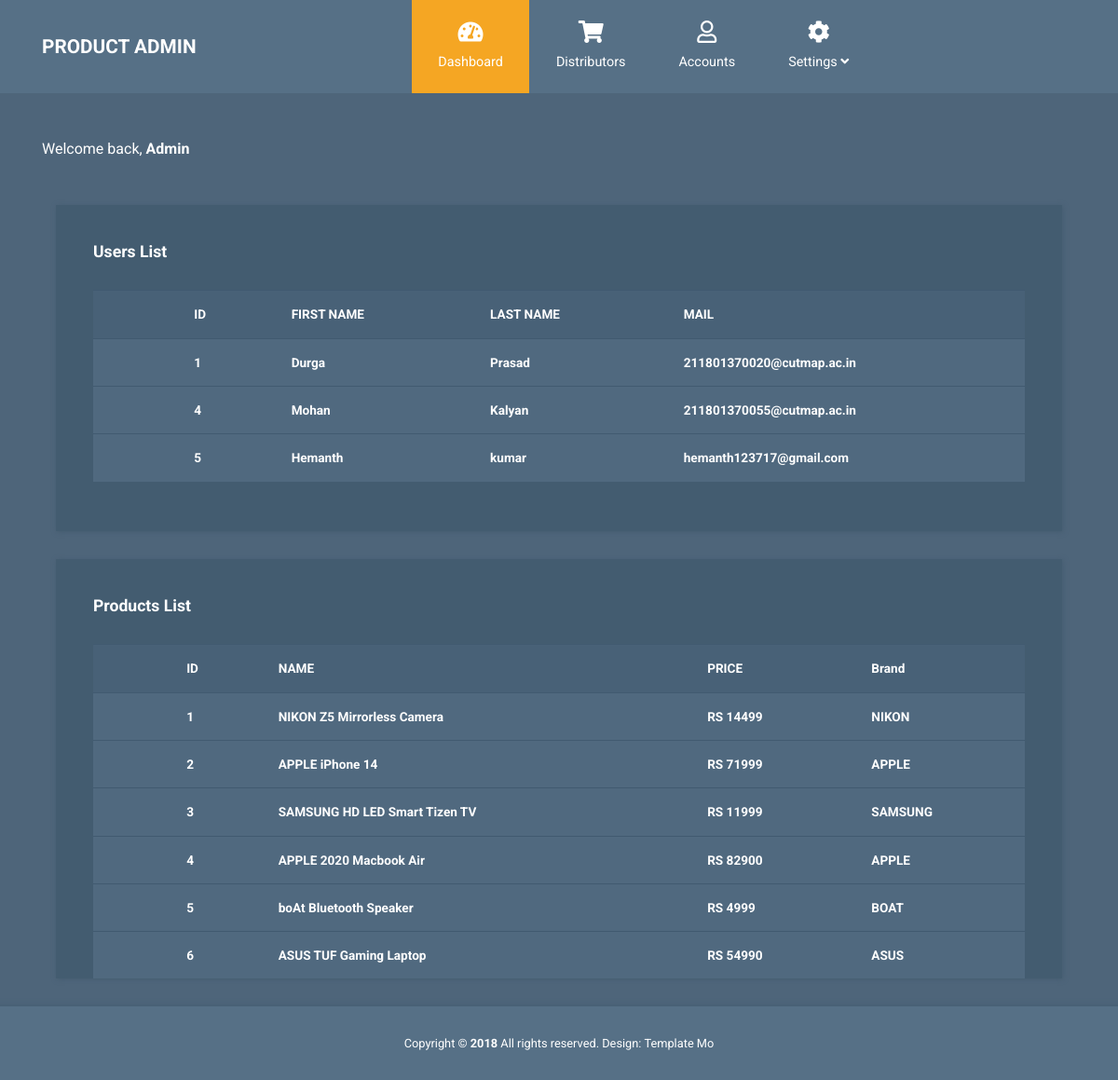
Screenshot of /Admin/index.php with the database file from the repository.
### tables this page shows
CREATE TABLE `logindetails` (
  `id` int(20) NOT NULL,
  `fname` varchar(50) NOT NULL,
  `lname` varchar(50) NOT NULL,
  `mail` varchar(100) NOT NULL,
  `password` varchar(100) NOT NULL
);

CREATE TABLE `products` (
  `id` int(20) NOT NULL,
  `name` varchar(200) NOT NULL,
  `price` double(20,0) NOT NULL,
  `brandname` varchar(100) NOT NULL,
  `image` blob NOT NULL,
  `description` text NOT NULL,
  `featured` tinyint(10) NOT NULL
);

### Admin/index.php (the view, shortened to what this page needs)
<?php
    $con = mysqli_connect("localhost","root","","AWPEcommerce");
    $query = "SELECT * FROM products";
    $featured = $con->query($query);
    $uquery = "SELECT * FROM logindetails";
    $udetails = $con->query($uquery);
?>
<!DOCTYPE html>
<html lang="en">
<head>
    <link rel="stylesheet" href="css/fontawesome.min.css">
    <link rel="stylesheet" href="css/bootstrap.min.css">
    <link rel="stylesheet" href="css/templatemo-style.css">
</head>
<body id="reportsPage">
    <div class="" id="home">
        <nav class="navbar navbar-expand-xl">
            <div class="container h-100">
                <a class="navbar-brand" href="index.php">
                    <h1 class="tm-site-title mb-0">Product Admin</h1>
                </a>
                <div class="collapse navbar-collapse" id="navbarSupportedContent">
                    <ul class="navbar-nav mx-auto h-100">
                        <li class="nav-item">
                            <a class="nav-link active" href="#">
                                <i class="fas fa-tachometer-alt"></i>
                                Dashboard
                            </a>
                        </li>
                        <li class="nav-item">
                            <a class="nav-link" href="distributors.php">
                                <i class="fas fa-shopping-cart"></i>
                                Distributors
                            </a>
                        </li>
                        <li class="nav-item">
                            <a class="nav-link" href="accounts.php">
                                <i class="far fa-user"></i>
                                Accounts
                            </a>
                        </li>
                        <li class="nav-item dropdown">
                            <a class="nav-link dropdown-toggle" href="#" id="navbarDropdown" role="button" data-toggle="dropdown"
                                aria-haspopup="true" aria-expanded="false">
                                <i class="fas fa-cog"></i>
                                <span>
                                    Settings <i class="fas fa-angle-down"></i>
                                </span>
                            </a>
                        </li>
                    </ul>
                </div>
            </div>
        </nav>
        <div class="container">
            <div class="row">
                <div class="col">
                    <p class="text-white mt-5 mb-5">Welcome back, <b>Admin</b></p>
                </div>
            </div>
                <div class="col-12 tm-block-col">
                    <div class="tm-bg-primary-dark tm-block tm-block-taller tm-block-scroll">
                        <h2 class="tm-block-title">Users List</h2>
                        <table class="table">
                            <thead>
                                <tr>
                                    <th scope="row"><b></b></th>
                                    <th scope="col">ID</th>
                                    <th scope="col">FIRST NAME</th>
                                    <th scope="col">LAST NAME</th>
                                    <th scope="col">MAIL</th>
                                </tr>
                            </thead>
                            <tbody>
                                <?php
                                    while($res = mysqli_fetch_assoc($udetails)):
                                ?>
                                <tr>
                                    <th scope="row"><b></b></th>
                                    <td><b><?= $res['id'];?></b></td>
                                    <td><b><?= $res['fname'];?></b></td>
                                    <td><b><?= $res['lname'];?></b></td>
                                    <td><b><?= $res['mail'];?></b></td>
                                </tr>
                                <?php endwhile; ?>
                            </tbody>
                        </table>
                    </div>
                </div>
                <div class="col-12 tm-block-col">
                    <div class="tm-bg-primary-dark tm-block tm-block-taller tm-block-scroll">
                        <h2 class="tm-block-title">Products List</h2>
                        <table class="table">
                            <thead>
                                <tr>
                                    <th scope="row"><b></b></th>
                                    <th scope="col">ID</th>
                                    <th scope="col">NAME</th>
                                    <th scope="col">PRICE</th>
                                    <th scope="col">Brand</th>
                                </tr>
                            </thead>
                            <tbody>
                                <?php
                                    while($product = mysqli_fetch_assoc($featured)):
                                ?>
                                <tr>
                                    <th scope="row"><b></b></th>
                                    <td><b><?= $product['id'];?></b></td>
                                    <td><b><?= $product['name'];?></b></td>
                                    <td><b>RS <?= $product['price'];?></b></td>
                                    <td><b><?= $product['brandname'];?></b></td>
                                </tr>
                                <?php endwhile; ?>
                            </tbody>
                        </table>
                    </div>
                </div>
            </div>
        </div>
        <footer class="tm-footer row tm-mt-small">
            <div class="col-12 font-weight-light">
                <p class="text-center text-white mb-0 px-4 small">
                    Copyright &copy; <b>2018</b> All rights reserved.
                    Design: <a rel="nofollow noopener" href="https://templatemo.com" class="tm-footer-link">Template Mo</a>
                </p>
            </div>
        </footer>
</body>
</html>

### Admin/css/templatemo-style.css (style rules this page uses)
html { font-size: 16px; overflow-x: hidden; }
body { font-family: Roboto, Helvetica, Arial, sans-serif; background-color: #4e657a; overflow-x: hidden; }
a { transition: all 0.3s ease; }
.navbar-brand { display: flex; align-items: center; }
.tm-site-title { display: inline-block; text-transform: uppercase; font-size: 1.3rem; font-weight: 700; color: #fff; }
.navbar { height: 100px; background-color: #567086; padding: 0; }
.navbar .container { position: relative; }
.tm-mt-small { margin-top: 20px; }
.tm-block-col { margin-bottom: 30px; }
.tm-block { padding: 40px; -webkit-box-shadow: 1px 1px 5px 0 #455c71; -moz-box-shadow: 1px 1px 5px 0 #455c71; box-shadow: 1px 1px 5px 0 #455c71; min-height: 350px; height: 100%; max-height: 450px; }
.tm-block-scroll { overflow-y: scroll; }
.tm-block-title { font-size: 1.1rem; font-weight: 700; color: #fff; margin-bottom: 30px; }
.nav-link { color: #fff; height: 100%; display: flex; align-items: center; justify-content: center; flex-direction: column; font-size: 90%; }
.nav-link > i { margin-bottom: 10px; margin-right: 0; font-size: 1.5rem; }
.dropdown-item, .nav-link { padding: 15px 20px; }
.navbar-nav .active > .nav-link, .navbar-nav .nav-link.active { background-color: #f5a623; color: #fff; }
.navbar-nav .nav-link.active i { color: #fff; }
.nav-item { text-align: center; }
.nav-item:last-child { margin-right: 0; }
.dropdown-toggle::after { display: none; }
.table { background-color: #50697f; color: #fff; font-size: 85%; margin-bottom: 0; }
thead { background-color: #486177; color: #fff; }
.table thead th { border-bottom: 0; }
.table td, .table th { border-top: 1px solid #415a70; padding: 15px 25px; vertical-align: middle; }
.tm-bg-primary-dark { background-color: #435c70; }
.tm-footer { background-color: #567086; padding-top: 30px; padding-bottom: 30px; -webkit-box-shadow: 0 -3px 5px 0 rgba(69, 92, 113, 0.59); -moz-box-shadow: 0 -3px 5px 0 rgba(69, 92, 113, 0.59); box-shadow: 0 -3px 5px 0 rgba(69, 92, 113, 0.59); }
.tm-footer-link { color: white; }
@media (min-width: 1200px) { .navbar-expand-xl .navbar-nav .nav-link { padding-left: 28px; padding-right: 28px; } }
@media (min-width: 1200px) { .navbar-collapse { height: 100%; } }
@media (max-width: 1275px) and (min-width: 1200px) { .nav-item { margin-right: 15px; } }
@media (max-width: 1350px) { .nav-item { margin-right: 1px; } }

### rows the page displays
logindetails: id "1", fname "Durga", lname "Prasad", mail "211801370020@cutmap.ac.in"
logindetails: id "4", fname "Mohan", lname "Kalyan", mail "211801370055@cutmap.ac.in"
logindetails: id "5", fname "Hemanth", lname "kumar", mail "hemanth123717@gmail.com"
products: id "1", name "NIKON Z5 Mirrorless Camera", price "14499", brandname "NIKON"
products: id "2", name "APPLE iPhone 14", price "71999", brandname "APPLE"
products: id "3", name "SAMSUNG HD LED Smart Tizen TV", price "11999", brandname "SAMSUNG"
products: id "4", name "APPLE 2020 Macbook Air", price "82900", brandname "APPLE"
products: id "5", name "boAt Bluetooth Speaker", price "4999", brandname "BOAT"
products: id "6", name "ASUS TUF Gaming Laptop", price "54990", brandname "ASUS"
